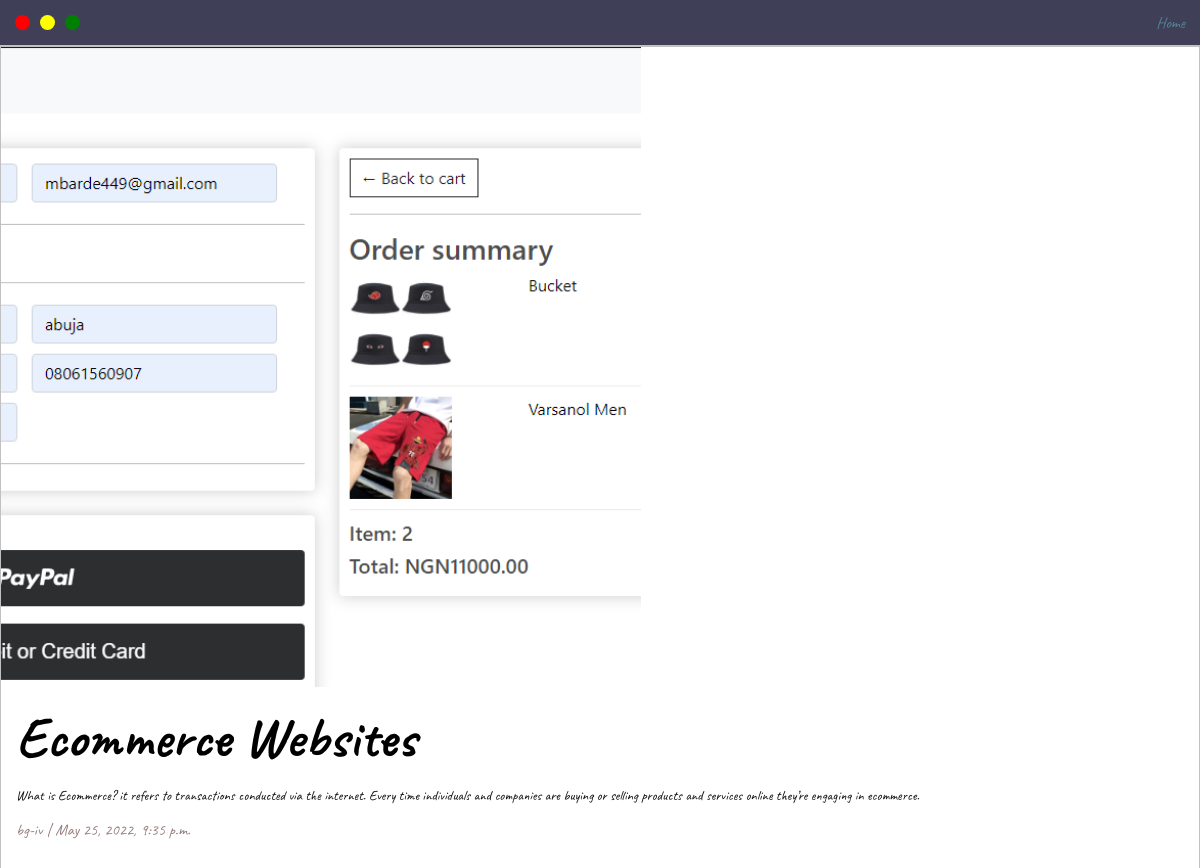
Page /Ecommerce/ on the committed database.
### base/models.py (models this page shows, shortened)
class Post(models.Model):
    title = models.CharField(max_length=200, unique=True)
    slug = models.SlugField(max_length=200, unique=True)
    author = models.ForeignKey(User, on_delete= models.CASCADE,related_name='blog_posts')
    updated_on = models.DateTimeField(auto_now= True)
    content = models.TextField()
    created_on = models.DateTimeField(auto_now_add=True)
    status = models.IntegerField(choices=STATUS, default=0)
    image=models.FileField( null=True, blank=True)
    class Meta:
        ordering = ['-created_on']
    @property
    def imageURL(self):
        try:
            url=self.image.url
        except:
            url=''
        return url

### base/views.py (the view)
# urls.py: path('<slug:slug>/', views.PostDetail.as_view(), name='post_detail'),
class PostDetail(generic.DetailView):
    model = Post
    template_name = 'base/post_detail.html'

### base/templates/base/post_detail.html (shortened to what this page needs)
{% extends 'base/index.html' %} {% block content %}
{% load static %}
<head>
    <link rel="stylesheet" type="text/css" href="{% static 'css/default.css' %}">
    <link id="theme-style" rel="stylesheet" type="text/css" href="static/css/blue.css">
</head>
<body>
    <div class="nav-wrapper">
           <div class="dots-wrapper">
                <div id="dot1" class="browser-dot"></div>
                <div id="dot2" class="browser-dot"></div>
                <div id="dot3" class="browser-dot"></div>
            </div>
               <ul id="navigation">
                   <li><a href="{% url 'home' %}">Home</a></li>
                </ul>
    </div>
                <div>
                    <div class="post">
                        <img width="640" height="640" class="thumbnail1" src="{{post.imageURL}}">
                        <div class="post-preview">
                            <h1 class="post-title">{% block title %} {{ object.title }} {% endblock title %}</h1>
                            <p class="post-intro"> {{ object.content | safe }}</p>
                            <p>{{ post.author }} | {{ post.created_on}}</p>
                        </div>
                    </div>
                </div>
</body>
{% endblock content %}

### static/css/default.css (style rules this page uses)
html, body { padding: 0; margin: 0; }
body * { transition: 0.3s; }
h1, h2 h3, h4, h5, h6, strong { color: var(--mainText); }
p, span, li, input, textarea, label { color: var(--secondaryText); font-family: 'Archivo Narrow', sans-serif; font-family: 'Caveat', cursive; }
a { text-decoration: none; color: rgb(84, 131, 153); }
ul { list-style: none; }
h1 { font-size: 56px; font-family: 'Caveat', cursive; }
.nav-wrapper { grid-area: nav-wrapper; border: 1px; border-bottom: 1px solid var(--borderColor); display: flex; justify-content: space-between; align-items: center; background-color: var(--mainColor); }
#navigation { margin: 0; padding: 10px; }
#navigation li { display: inline-block; margin-left: 5px; margin-right: 5px; }
.dots-wrapper { display: flex; padding: 10px; }
#dot1 { background-color: red; }
#dot2 { background-color: yellow; }
#dot3 { background-color: green; }
.browser-dot { background-color: black; height: 15px; width: 15px; border-radius: 50px; margin: 5px; -webkit-box-shadow: -1px 1px 3px 1px rgb(0, 0, 0,0, 75); -moz-box-shadow: -1px 1px 3px 1px rgb(0, 0, 0,0, 75); box-shadow: -1px 1px 3px 1px rgb(0, 0, 0,0, 75); }
.post { border: 1px solid var(--borderColor); -webkit-box-shadow: -1px 1px 3px 1px rgb(0, 0, 0,0, 75); -moz-box-shadow: -1px 1px 3px 1px rgb(0, 0, 0,0, 75); box-shadow: -1px 1px 3px 1px rgb(0, 0, 0,0, 75); }
.post-preview { borderColor:#fff; padding: 15px; }
.post-title { color: black; margin:0; }
.post-intro { font-size:14px; color: #111111; }
.thumbnail1 { display: block; width: 640px; height: 640px; object-fit: cover; }

### rows in the picture
Post: imageURL (picture), title "Ecommerce Websites", content "What is Ecommerce? it refers to transactions conducted via the internet. Every time individuals and companies are buying or selling products and services online they’re engaging in ecommerce.", author "bg-iv", created_on "May 25, 2022, 9:35 p.m."
